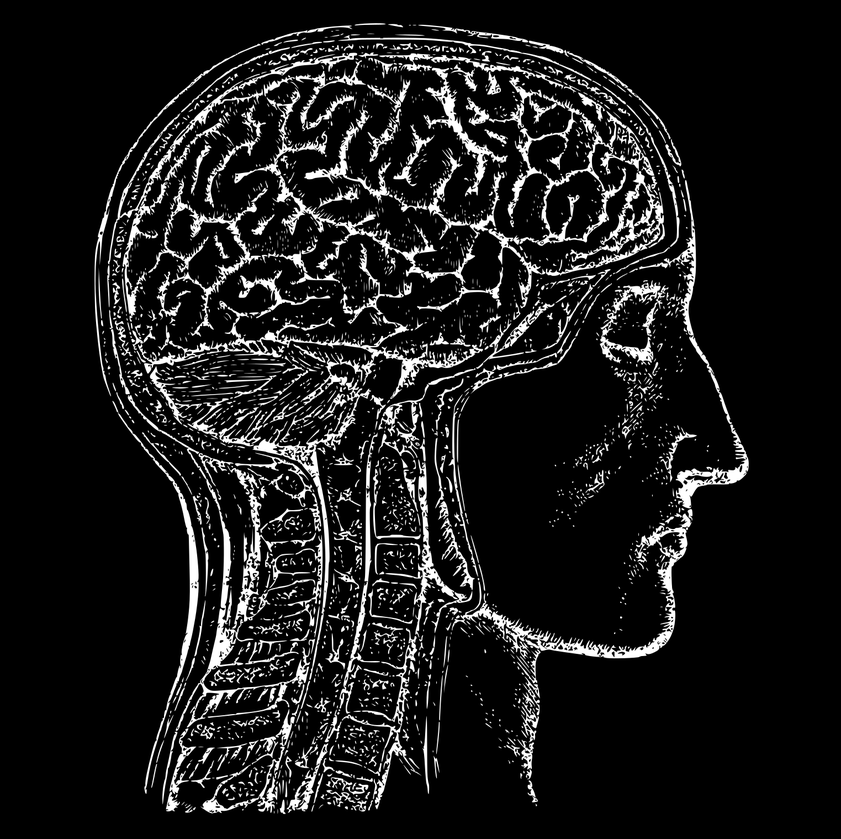
#> input picture Morphological_Ops/image.png, 841 x 839 px, shrunk from 1523 x 1518 before the run
$ python closing.py
#> lines starting #> are read from the running program, lines starting #| are printed output that depends on the picture; after the words box and inside, x2 and y2 are one past the last pixel; in counts of white or black regions, pixels touching at a corner belong together
import cv2
import numpy as np

# Read image
img = cv2.imread("image.png", cv2.IMREAD_GRAYSCALE)
#> img is the input picture: shape (839, 841); min 0, max 255, mean 26.9

# Convert to binary image
_, binary = cv2.threshold(img, 127, 1, cv2.THRESH_BINARY)
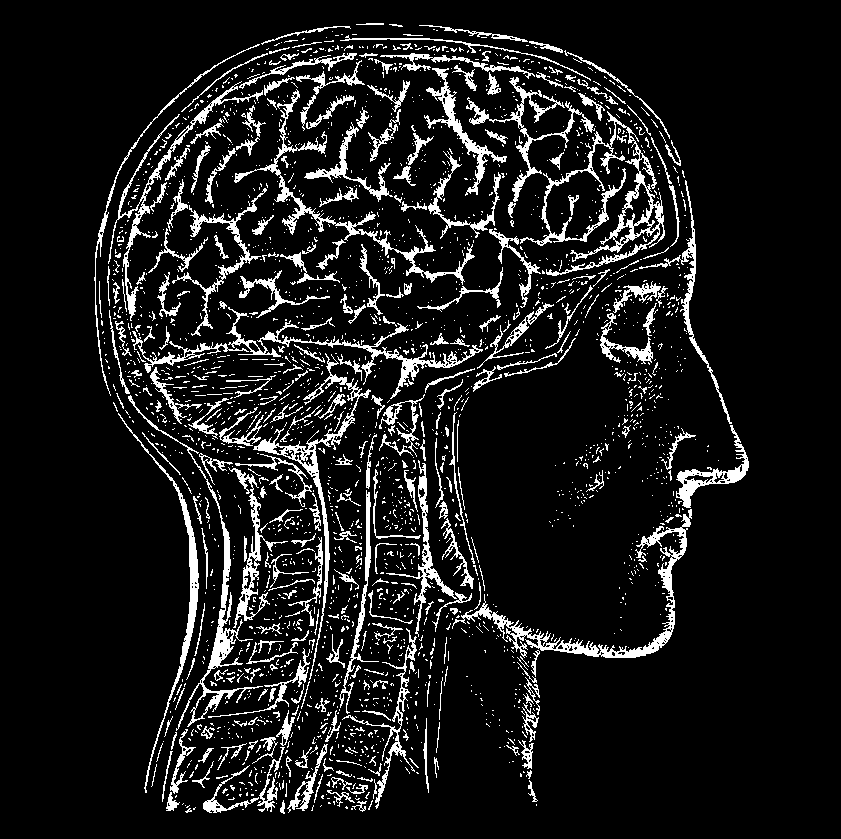
#> binary: shape (839, 841); values 0 (black) and 1 (white), 10.3% white; 2353 white regions (2022 under 20 px), largest, box (x1, y1, x2, y2) and area: (520, 111, 665, 276) 3623, (452, 509, 692, 658) 3225, (234, 89, 475, 285) 2499

rows, cols = binary.shape
#> rows = 839; cols = 841

# Padding for vertical kernel
padded = np.zeros((rows + 2, cols), dtype=np.uint8)
padded[1:rows+1, :] = binary
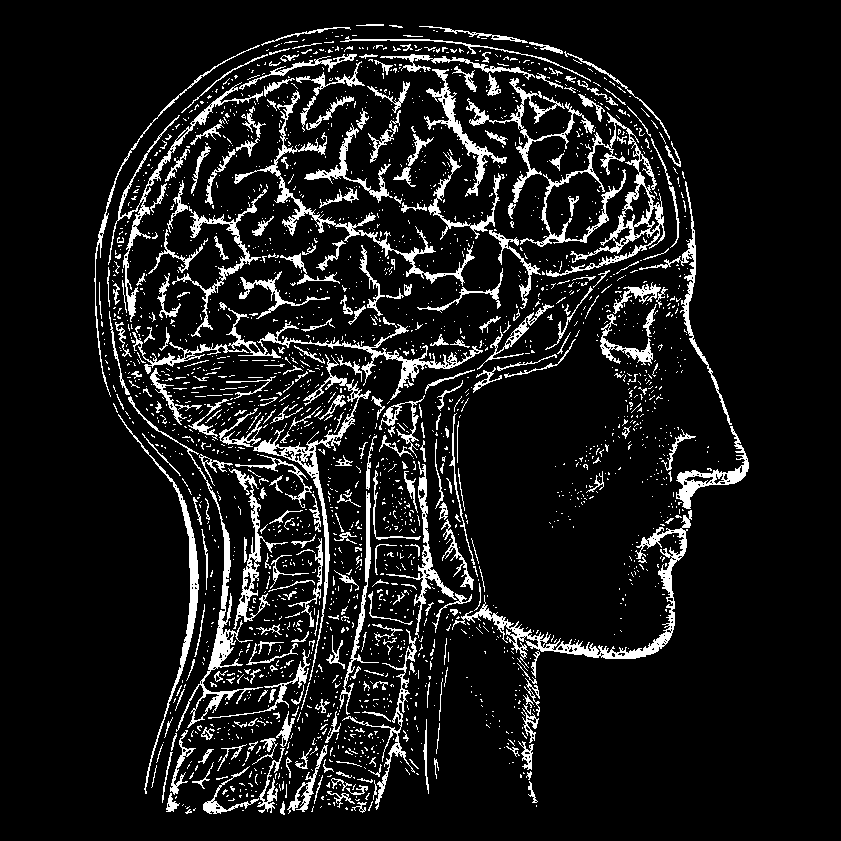
#> padded: shape (841, 841); values 0 (black) and 1 (white), 10.2% white; 2353 white regions (2022 under 20 px), largest, box (x1, y1, x2, y2) and area: (520, 112, 665, 277) 3623, (452, 510, 692, 659) 3225, (234, 90, 475, 286) 2499

# ----- Dilation -----
dilated = np.zeros_like(binary)

for i in range(rows):
    for j in range(cols):
        region = padded[i:i+3, j]
        if np.sum(region) >= 1:      # HIT or FIT
            dilated[i, j] = 1
        else:
            dilated[i, j] = 0
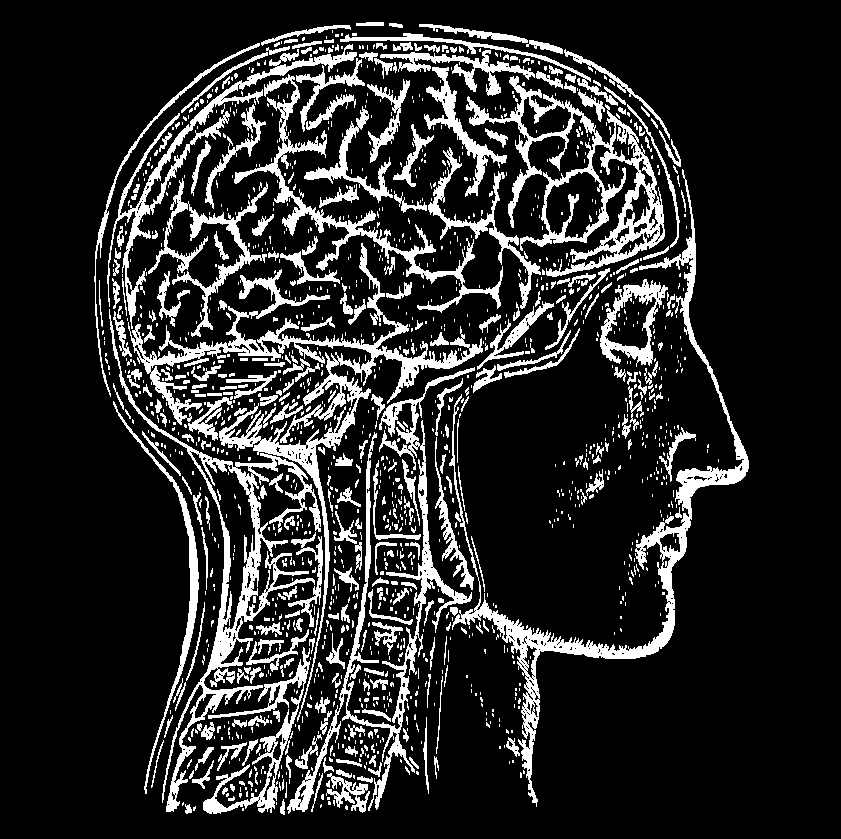
#> dilated: shape (839, 841); values 0 (black) and 1 (white), 16.2% white; 1459 white regions (1136 under 20 px), largest, box (x1, y1, x2, y2) and area: (109, 243, 483, 812) 20517, (449, 169, 749, 807) 9923, (466, 76, 665, 277) 8337

# Padding dilated image
padded_dilated = np.zeros((rows + 2, cols), dtype=np.uint8)
padded_dilated[1:rows+1, :] = dilated
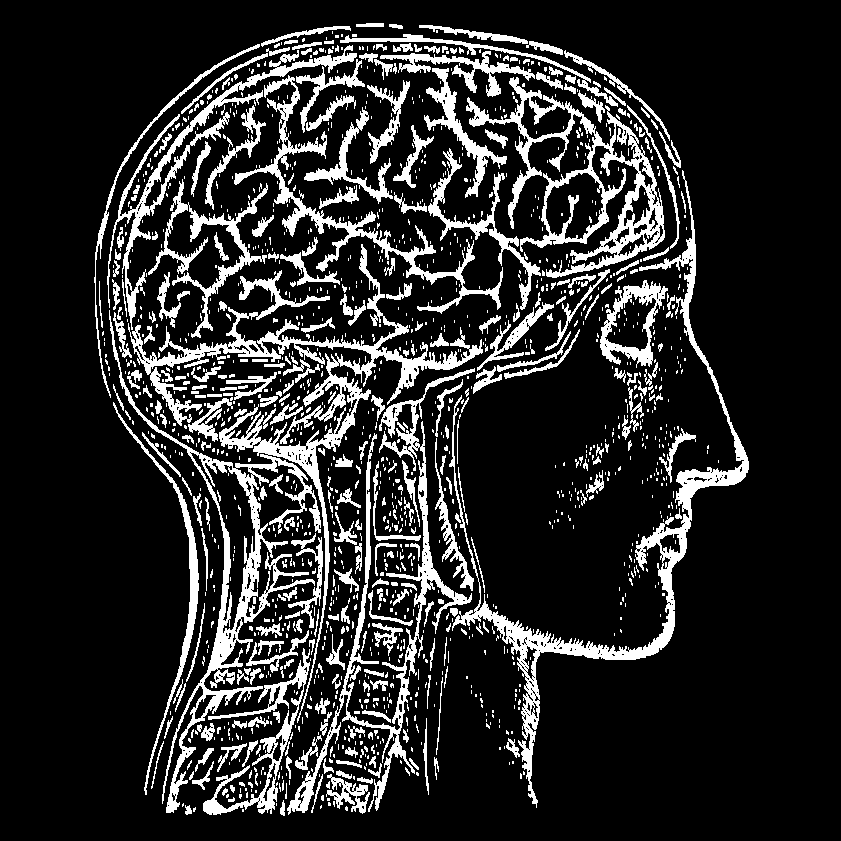
#> padded_dilated: shape (841, 841); values 0 (black) and 1 (white), 16.2% white; 1459 white regions (1136 under 20 px), largest, box (x1, y1, x2, y2) and area: (109, 244, 483, 813) 20517, (449, 170, 749, 808) 9923, (466, 77, 665, 278) 8337

# ----- Erosion -----
closed = np.zeros_like(binary)

for i in range(rows):
    for j in range(cols):
        region = padded_dilated[i:i+3, j]
        if np.sum(region) == 3:      # FIT
            closed[i, j] = 1
        else:
            closed[i, j] = 0
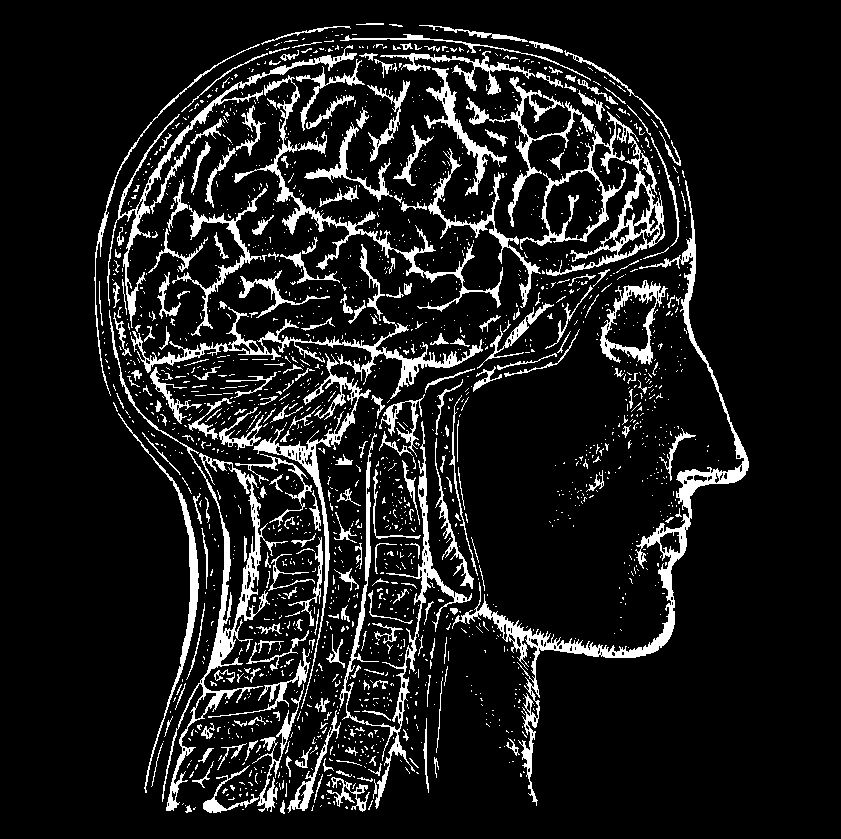
#> closed: shape (839, 841); values 0 (black) and 1 (white), 11.2% white; 1865 white regions (1600 under 20 px), largest, box (x1, y1, x2, y2) and area: (452, 180, 749, 806) 7344, (466, 77, 665, 276) 6062, (109, 310, 288, 811) 4956

# Save output
cv2.imwrite("closed_image.png", closed * 255)
